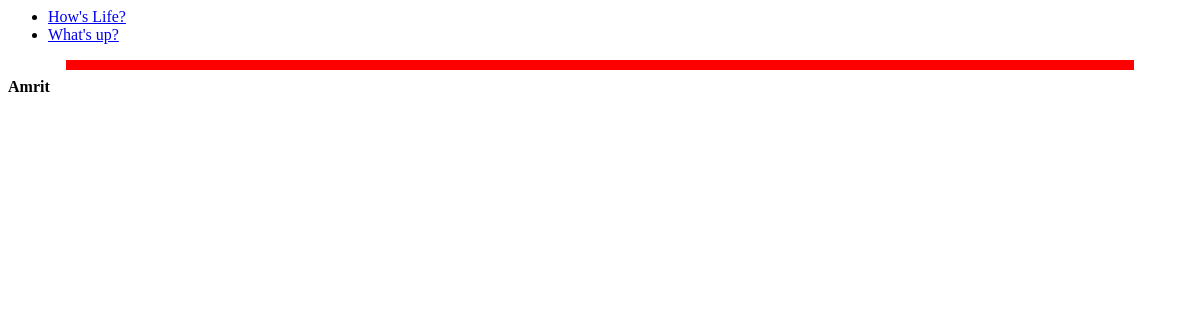
The page /polls/ on the database as committed earlier.
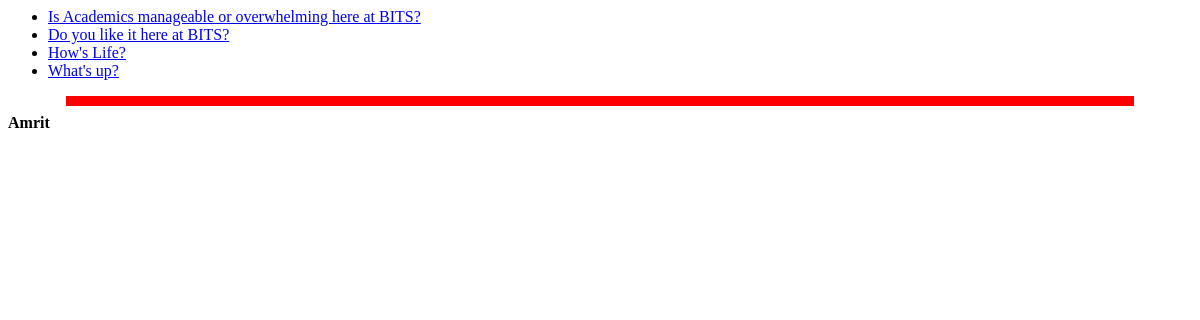
The same page on the database as committed later.
### polls/models.py (models this page shows, shortened)
class Question(models.Model):
    question_text = models.CharField(max_length=200)
    pub_date = models.DateTimeField('date published')

### polls/views.py (the view)
# urls.py: path('', views.IndexView.as_view(), name='index'),
class IndexView(generic.ListView):
    template_name = 'polls/index.html'
    context_object_name = 'latest_question_list'
    def get_queryset(self):
        return Question.objects.order_by('-pub_date')[:5]

### polls/templates/polls/index.html (shortened to what this page needs)
<html>
  <head>
  </head>
  <body>
    <p>{% if latest_question_list %}
        <ul>
        {% for question in latest_question_list %}
            <li><a href="{% url 'polls:detail' question.id %}">{{ question.question_text }}</a></li>
        {% endfor %}
        </ul>
    {% else %}
        <p>No polls are available.</p>
    {% endif %}</p>
    <hr size="10" width="90%" color="red">
    <b>Amrit</b>
  </body>
</html>

Rows that differ between the two databases and show on the page:
added Question: question_text "Is Academics manageable or overwhelming here at BITS?"
added Question: question_text "Do you like it here at BITS?"
